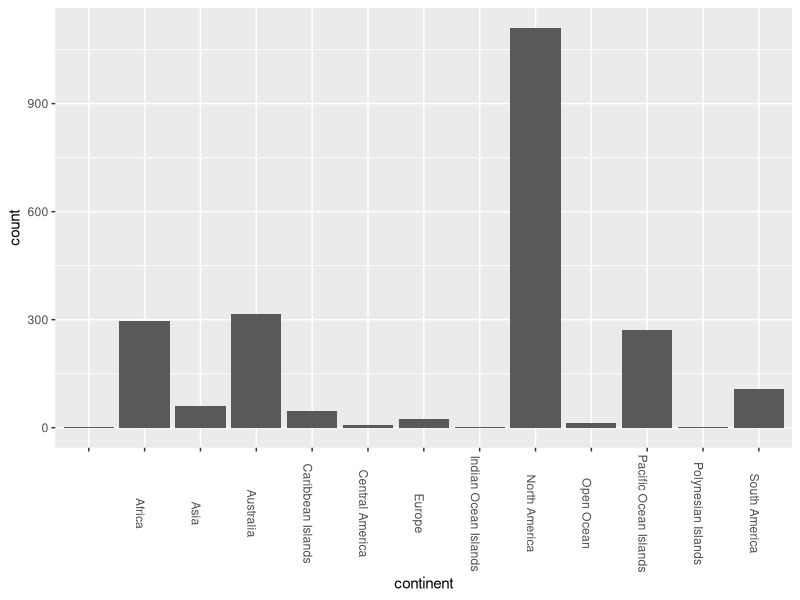
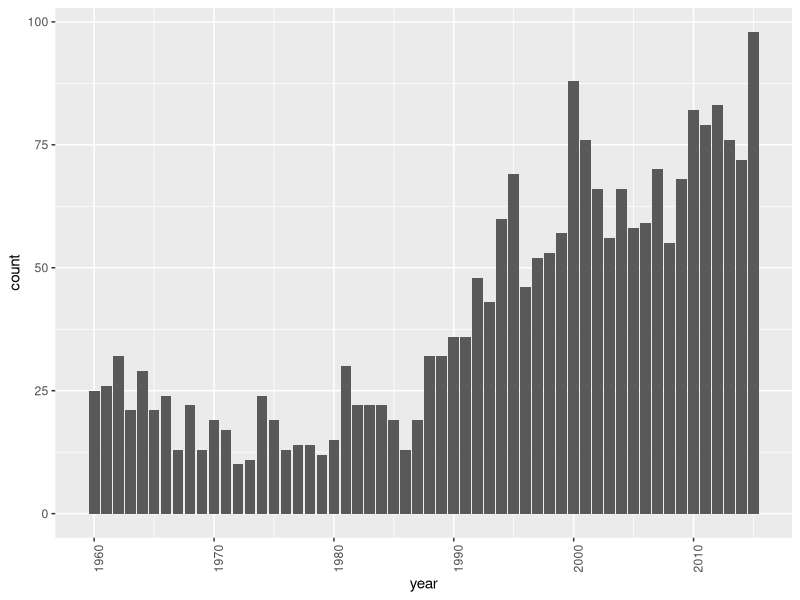

The R source for these figures, in order: (Note: this script raises an error after producing the figures.)
## ---- chunk 1
# I inserted my shark attack data by using read.csv and used the include = FALSE function so it would not show up on my slides after I knit it 

SharkAttackdata <- read.csv("../data/SharkAttackdata.csv")

## ---- chunk 2
# I used echo = FALSE so that the code would not show up when I did not want it to and include = FALSE so that it would not show up this time 
knitr::opts_chunk$set(
  echo = FALSE
)
## ---- chunk 3
# i used knitr kable function to show the first five values of my shark attack data table in a more aestetically pleasing way
knitr::kable(
  SharkAttackdata [1:5, ], 
  caption = "A knitr kable.")

## ---- chunk 4
# I loaded ggplot and then inserted the bar graph i made last week 
library(ggplot2)
ggplot(SharkAttackdata, aes(continent)) +
  geom_bar() +
   theme(legend.position = "bottom") +
    theme(legend.direction = "vertical") +
    theme(axis.text.x = element_text(angle = -90))
## ---- chunk 5
# I used ggplot to create a frequency barplot and got help from the grad students to make the appropriate ticks in the axis that were consistant 
ggplot(SharkAttackdata, aes(year)) +
  geom_bar() + 
   theme(legend.position = "bottom") +
    theme(legend.direction = "vertical") +
    theme(axis.text.x = element_text(angle = 90))+
  scale_x_continuous( breaks=pretty(SharkAttackdata$year))
## ---- chunk 6
USdata <- filter(SharkAttackdata, country == "USA")


ggplot(USdata, aes(state)) +
  geom_bar() + 
   theme(legend.position = "bottom") +
    theme(legend.direction = "vertical") +
    theme(axis.text.x = element_text(angle = 90))
## ---- chunk 7
Floridaadata <- filter(USdata, state == "Florida")

ggplot(Floridaadata, aes(county)) +
  geom_bar() + 
   theme(legend.position = "bottom") +
    theme(legend.direction = "vertical") +
    theme(axis.text.x = element_text(angle = 90))

